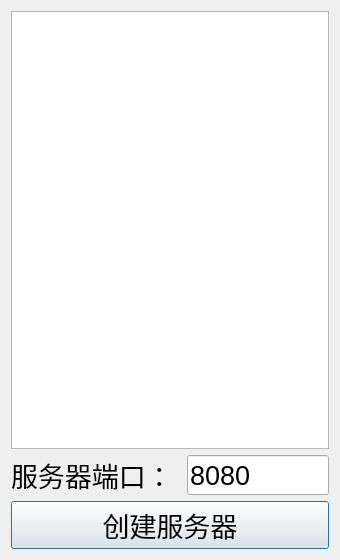
<?xml version="1.0" encoding="UTF-8"?>
<ui version="4.0">
 <class>ServerDialog</class>
 <widget class="QDialog" name="ServerDialog">
  <property name="geometry">
   <rect>
    <x>0</x>
    <y>0</y>
    <width>340</width>
    <height>560</height>
   </rect>
  </property>
  <property name="font">
   <font>
    <pointsize>20</pointsize>
   </font>
  </property>
  <property name="windowTitle">
   <string>聊天室服务器</string>
  </property>
  <layout class="QVBoxLayout" name="verticalLayout">
   <item>
    <widget class="QListWidget" name="listWidget"/>
   </item>
   <item>
    <layout class="QHBoxLayout" name="horizontalLayout">
     <item>
      <widget class="QLabel" name="label">
       <property name="font">
        <font>
         <pointsize>20</pointsize>
        </font>
       </property>
       <property name="text">
        <string>服务器端口： </string>
       </property>
      </widget>
     </item>
     <item>
      <widget class="QLineEdit" name="portEdit">
       <property name="sizePolicy">
        <sizepolicy hsizetype="Preferred" vsizetype="Preferred">
         <horstretch>0</horstretch>
         <verstretch>0</verstretch>
        </sizepolicy>
       </property>
       <property name="font">
        <font>
         <pointsize>20</pointsize>
        </font>
       </property>
       <property name="text">
        <string>8080</string>
       </property>
      </widget>
     </item>
    </layout>
   </item>
   <item>
    <widget class="QPushButton" name="createBtn">
     <property name="font">
      <font>
       <pointsize>20</pointsize>
      </font>
     </property>
     <property name="text">
      <string>创建服务器</string>
     </property>
    </widget>
   </item>
  </layout>
 </widget>
 <resources/>
 <connections/>
</ui>
